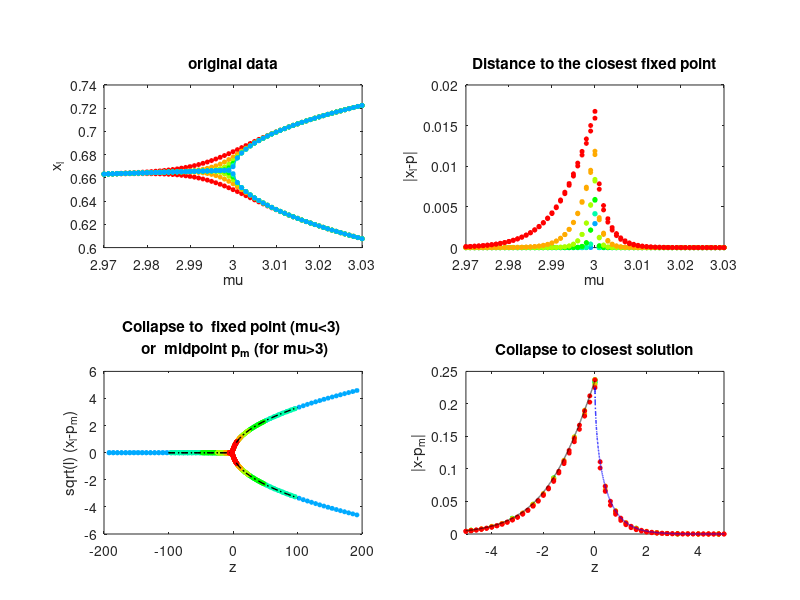

MATLAB code to generate this figure:
%% Matlab Code for generating Fig 1 of the article
%% "Finite-time scaling on low-dimensional map bifurcations"
%% Works on MatlabR2018a


clear all
close all
im=0 %Counter for \mu values
for mu=3-0.03:0.001:3+0.03; % \mu values
    im=im+1
    muvec(im)=mu; %vector of used \mu values
    ic=0;%Counter for initial conditions
    for x0=   cat(2,[0.8:-0.02:0.7], [0.4:0.02:0.5]); %Initial conditions.
        ic=ic+1; 
        x(1)=x0;
        for t=2:7000 %Iterate the map
            xx=x(t-1);
            x(t)=mu*xx*(1-xx);
        end
        
    
        
        allx(im,ic,:)=x; % Matrix of all timeseries for all initial conditions an \mu values.
        s1=(mu+1+sqrt((mu-3)*(mu+1)))/2/mu; % solutions for \mu>3
        s2=(mu+1-sqrt((mu-3)*(mu+1)))/2/mu;
        distFPS(im,ic,:)=abs(x-(mu-1)/mu); if mu>3;  distFPS(im,ic,:)=min(abs(x-s1),abs(x-s2));end
        %distance to the closest solution (for mu<3 there is only one
        %solution)
        
        distP(im,ic,:)=x-(mu-1)/mu; if mu>3;  distP(im,ic,:)=x-(mu+1)/2/mu;end
        %distance to the fixed point (for mu<3) or the midpoint midpoint
        %p_m (for mu>3)
    end
end


figure(100)
subplot(221)
colorVec = hsv(9)
for tindex=1:6
    time=100*2^(tindex)
    for i=[1 ic]    
    plot(muvec,squeeze(allx(:,i,time)),'-o','Color', colorVec(tindex,:),'MarkerfaceColor',colorVec(tindex,:), 'MarkerSize', 3 )
hold on
    end
     
end


%% Export variables as .txt
%time=100*2.^(1:4);
%TT=table([muvec' reshape(squeeze(allx(:,[1 ic] ,time)), [61 8])])
%writetable(TT,sprintf('Fig1A.txt'),'WriteVariableNames',false,'WriteRowNames',false,'Delimiter', ' ')

xlabel('mu')
ylabel('x_l')
title('original data')
%%%%%%%%%%%%%%%%%%%%%%%%%%%%%%%%%%%%%%%%%%%%%%%%%%%%%%%%%%%%%%%%%%%%%%%%%%%
subplot(222)
 for tindex=6:-1:1
      time=100*2^(tindex)
      for i=[1 ic]
     plot(muvec,squeeze(distFPS(:,i,time)),'o','Color', colorVec(tindex,:),'MarkerfaceColor',colorVec(tindex,:), 'MarkerSize', 3 )  
 hold on
      end
 end
 xlabel('mu')
ylabel('|x_l-p|')
title('Distance to the closest fixed point')
%%%%%%%%%%%%%%%%%%%%%%%%%%%%%%%%%%%%%%%%%%%%%%%%%%%%%%%%%%%%%%%%%%%%%%%%%%%
 subplot(223)
for tindex=6:-1:1
     time=100*2^(tindex)
     for i=[1 ic]
   plot((muvec-3)*time,(time)^(1/2)*squeeze(distP(:,i,time)),'o','Color', colorVec(tindex,:),'MarkerfaceColor',colorVec(tindex,:), 'MarkerSize', 3 )
    
hold on
     end
 

end

z=[-100:5:100]
 kz=z*2
 G=kz.*exp(kz)./(exp(kz)-1)
plot(z,sqrt(G/18), '-.','linewidth',1,'color','k')
plot(z,-sqrt(G/18), '-.','linewidth',1,'color','k')


xlabel('z')
ylabel('sqrt(l) (x_l-p_m)')

title({'Collapse to  fixed point (mu<3) ',' or  midpoint p_m (for mu>3)'})


%%%%%%%%%%%%%%%%%%%%%%%%%%%%%%%%%%%%%%%%%%%%%%%%%%%%%%%%%%%%%%%%%%%%%%%%%%%
 subplot(224)
 for tindex=6:-1:1
      time=100*2^(tindex)
      for i =[1 ic]
     plot((muvec-3)*time,(time)^(1/2)*squeeze(distFPS(:,i,time)),'o','Color', colorVec(tindex,:),'MarkerfaceColor',colorVec(tindex,:), 'MarkerSize', 3 )
   
 hold on
      end
      
 end
 xlabel('z')
 ylabel('|x-p_m|')
 %Now we add Function G
 z=[-10.05:0.001:0]
 kz=z*2
 G=kz.*exp(kz)./(exp(kz)-1)
plot(z,sqrt(G/18), '-.','linewidth',1,'color','k')
xlim([-5 5])


z=[0:0.001:10]
 kz=z*2
 G=kz.*exp(kz)./(exp(kz)-1)
plot(z,sqrt(G/18)-sqrt(z)/3, '-.','linewidth',1,'color','b')
xlim([-5 5])

 title('Collapse to closest solution')

 
 

